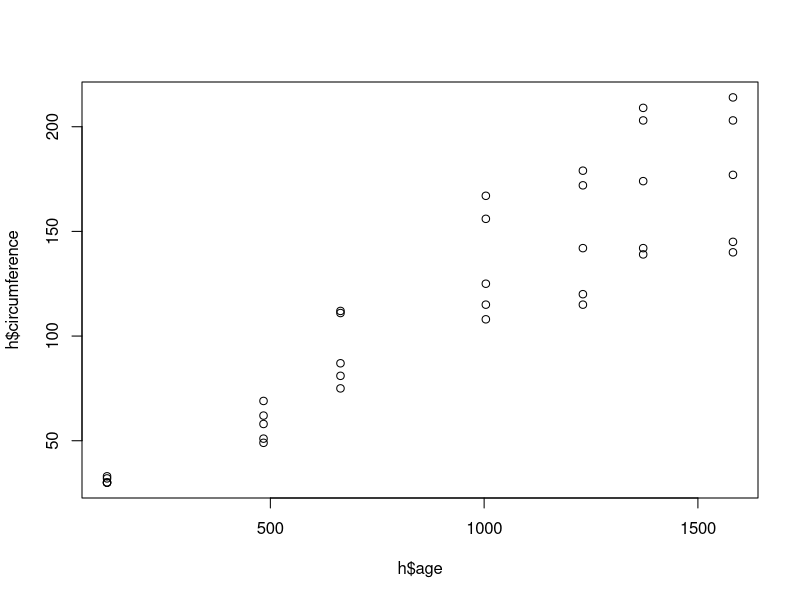

Recreate this plot in R.
## ---- chunk 1
data()
## ---- chunk 2
h<-Orange
summary(h)
plot(h$age,h$circumference)
## ---- chunk 3
model<-lm(circumference~age,data=h)
summ<-summary(model)
print(summ)
## ---- chunk 4
vcov(model)
## ---- chunk 5
summ$r.squared
## ---- chunk 6
summ$adj.r.squared
## ---- chunk 7
model$coefficients
## ---- chunk 8
confint(model,level=0.90)
## ---- chunk 9
new.data<-data.frame(age=c(100,200,300))
predict(model,new.data,interval="confidence")
